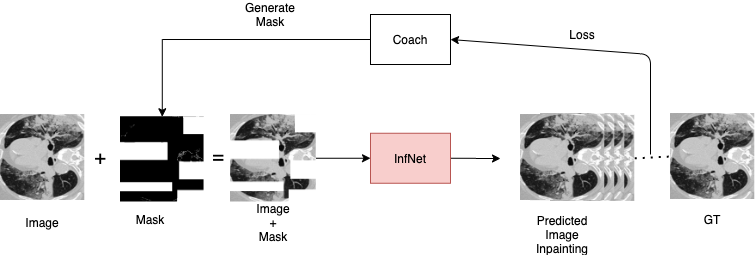
#> input picture COMP 4520/coach.png, 756 x 255 px
$ python convert_to_binary.py --input_folder_dir 'COMP 4520' --output_folder_dir out
#> lines starting #> are read from the running program, lines starting #| are printed output that depends on the picture; after the words box and inside, x2 and y2 are one past the last pixel; in counts of white or black regions, pixels touching at a corner belong together
import os
import argparse
import numpy as np
from PIL import Image


def convert_to_binary(input_folder_dir, output_folder_dir):
#> called with input_folder_dir = 'COMP 4520', output_folder_dir = 'out'
    images = os.listdir(input_folder_dir)

    for image in images:
        image_filename = os.path.join(input_folder_dir, image)
        img = Image.open(image_filename).convert('L')
        np_img = np.array(img)
        np_img[np_img > 1] = 255
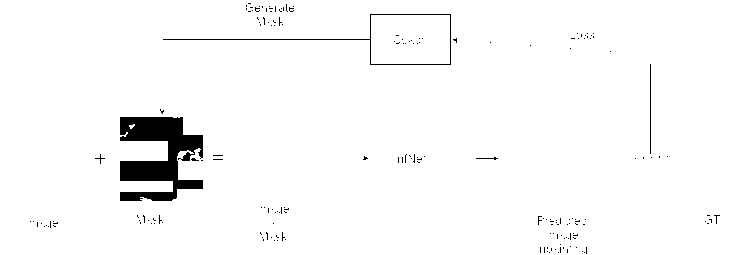
#> np_img: shape (255, 756); min 0, max 255, mean 248.2

        output_image_filename = os.path.join(output_folder_dir, image)
        img = Image.fromarray(np_img)
        img.save(output_image_filename)
#> pass 2 of the loop in convert_to_binary, `for image in images:`:
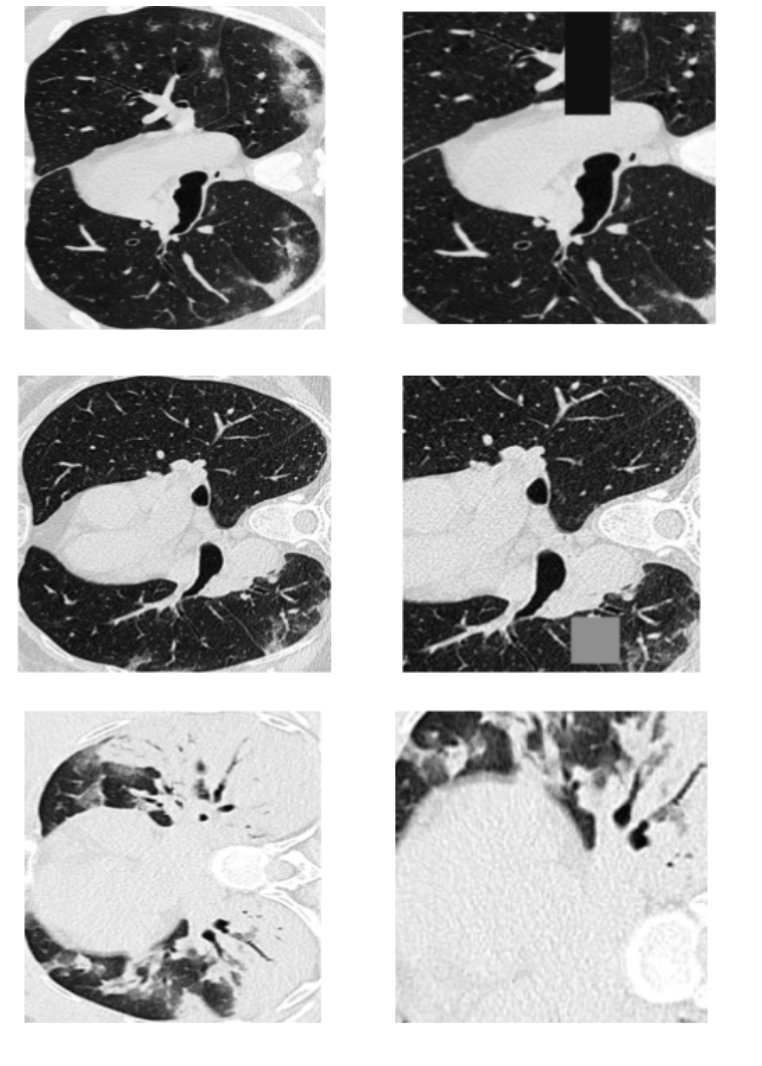
#> input picture COMP 4520/data_aug.png, 762 x 1066 px
#> img: PIL image 762x1066 L
#> in convert_to_binary, `np_img[np_img > 1] = 255`:
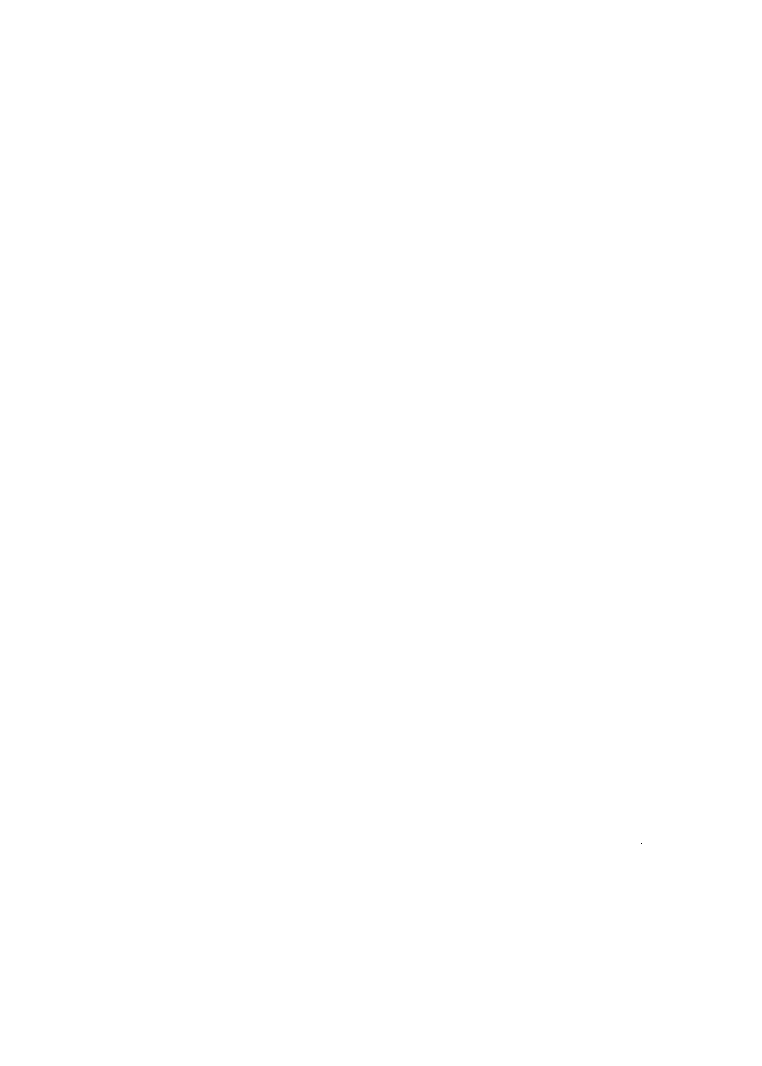
#> np_img: shape (1066, 762); values 1 (black) and 255 (white), 100% white; black in thin lines or dots, all inside (x1, y1, x2, y2) = (641, 843, 642, 844)


if __name__ == '__main__':
    arg_parse = argparse.ArgumentParser()
    arg_parse.add_argument('--input_folder_dir', required=True, type=str)
    arg_parse.add_argument('--output_folder_dir', required=True, type=str)
    args = arg_parse.parse_args()

    os.makedirs(args.output_folder_dir, exist_ok=True)
    convert_to_binary(args.input_folder_dir, args.output_folder_dir)
